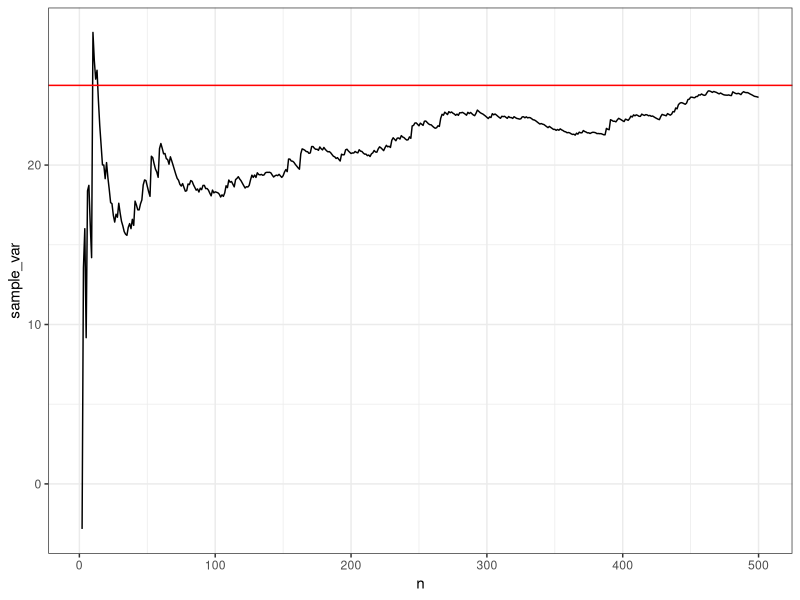
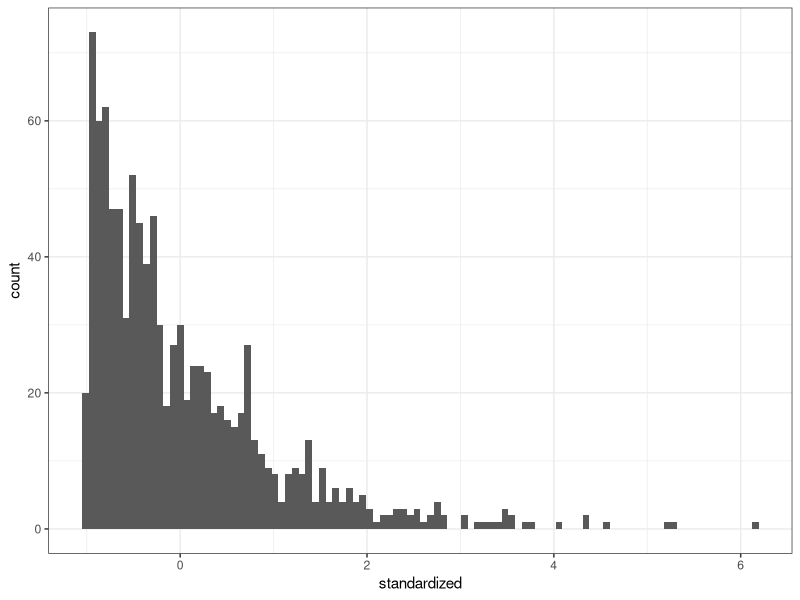
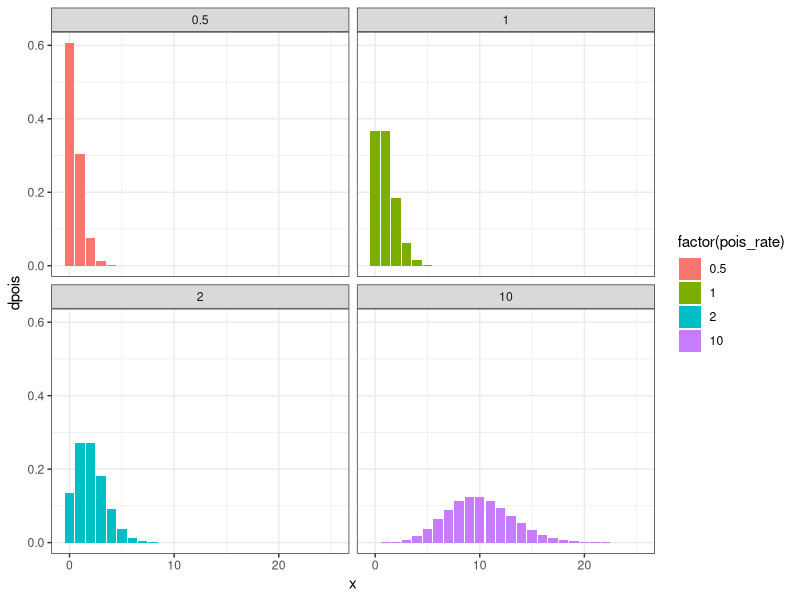

Here is the R script that generated these plots, in order:
## ---- chunk 1
options(htmltools.dir.version = FALSE, fig.width = 3, fig.height = 3)
knitr::opts_chunk$set(fig.dim=c(3, 3), fig.align = "center")
library(tidyverse)
## ---- chunk 2
set.seed(0)
rv <- tibble(x = rnorm(500, mean = 0, sd = 5)) %>% 
  mutate(cumsum_x = cumsum(x),
         n = seq_along(x),
         average_x = cumsum_x/n,
         sample_var = (1/(n-1))*cumsum(x^2-average_x^2)) %>% 
  slice(-1)

ggplot(rv, aes(x = n, y = sample_var)) + 
  geom_line() + 
  geom_hline(aes(yintercept=25), color = "red") +
  theme_bw()

## ---- chunk 3

sample_size <- 1
lambda <- 1

suppressMessages(
rv_binom <- matrix(rexp(n = sample_size*1000, rate = lambda), nrow = sample_size, ncol = 1000) %>% 
  as_tibble(.name_repair = "unique") %>% 
  pivot_longer(cols = everything(), names_to = "var", values_to = "value") %>% 
  group_by(var) %>% 
  summarize(mean = mean(value)) %>% 
  mutate(standardized = (mean - 1/lambda)/((1/lambda)/sqrt(sample_size))))

ggplot(rv_binom, aes(x = standardized)) + 
  geom_histogram(bins = 100) + 
  theme_bw()

## ---- chunk 4

poiss_demonstration <- crossing(x = 0:25, pois_rate = c(0.5, 1, 2, 10)) %>% 
   mutate(dpois = map2_dbl(x, pois_rate, dpois))

ggplot(poiss_demonstration, aes(x = x, y = dpois, fill = factor(pois_rate))) +
   geom_col() + 
   facet_wrap(~pois_rate) + 
   theme_bw()

## ---- chunk 5
f_x_p <- function(x, p){
   dbinom(x, size = 2, prob = p)
}

pi_p <- function(p){
   if (p == 0.1){
      0.6
   } else if (p == 0.2){
      0.4
   } else {
      0
   }
}

g_x <- function(x){
 pi_p(0.1)*f_x_p(x, 0.1) + 
      pi_p(0.2)*f_x_p(x, 0.2)
}

pi_p_x <- function(p, x){
   (f_x_p(x, p)*pi_p(p)) / (g_x(x))
}
## ---- chunk 6

res <- tibble(p = c(0.1, 0.1, 0.1, 0.2, 0.2, 0.2),
              x = c(0:2, 0:2)) %>% 
   mutate(pi_p_x = map2_dbl(p, x, pi_p_x))

knitr::kable(res, format = "html", padding = 3)
